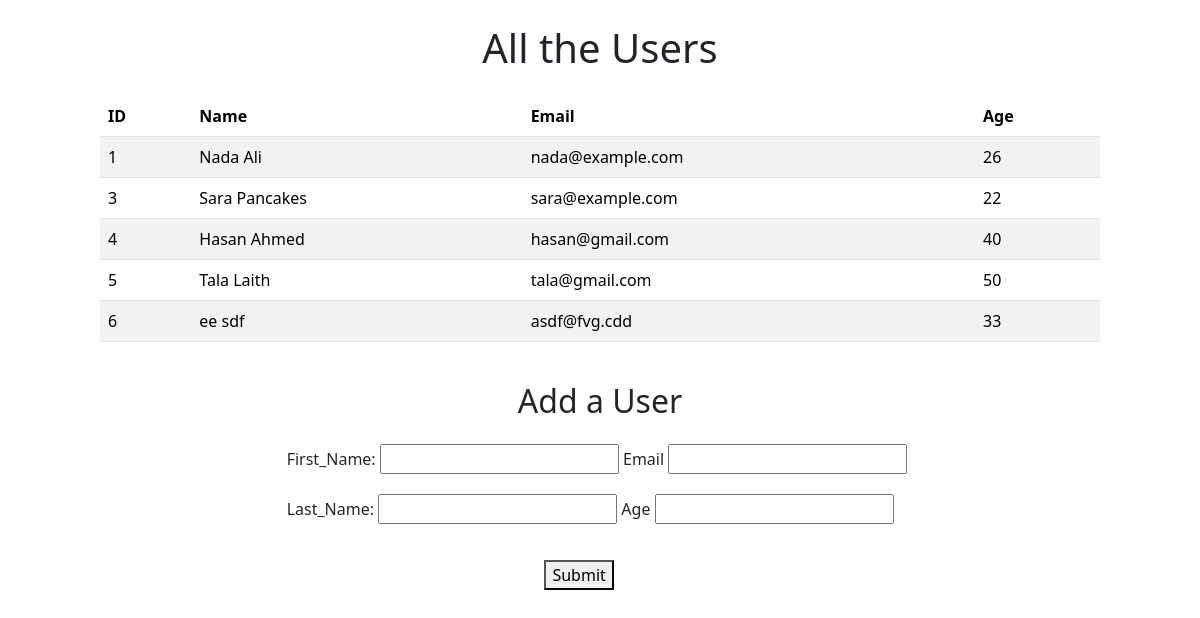
The page / on the database its author committed.
### users_app/models.py (models this page shows, shortened)
class User(models.Model):
    first_name = models.CharField(max_length=255)
    last_name= models.CharField(max_length=255)
    email= models.CharField(max_length=255)
    age= models.IntegerField()

### users_app/views.py (the view, shortened to what this page needs)
# urls.py: path('', views.index),
def index(request):
    data= {
        'users':User.objects.all()
    }
    return render(request,'index.html',data )

### users_app/templates/index.html (shortened to what this page needs)
<!DOCTYPE html>
<html lang="en">
  <head>
      <link href="https://cdn.jsdelivr.net/npm/bootstrap@5.3.3/dist/css/bootstrap.min.css" rel="stylesheet">
           {% load static %}
      <link rel="stylesheet" href="{% static 'css/style.css' %}">
  </head>
  <body>
    <div class="col-10 offset-1 mt-4" >
    <h1 class="text-center mb-4">All the Users</h1>
    <table class="table table-striped col-6">
      <thead >
        <tr>
            <th>ID</th>
            <th>Name</th>
            <th>Email</th>
            <th>Age</th>
        </tr>
         </thead>
         <tbody>
         </div>
         <div class='col-7 offset-3'>
        {%for user in users%}
          <tr>
            <td>{{user.id}}</td>
            <td>{{user.first_name}} {{user.last_name}} </td>
            <td>{{user.email}}</td>
            <td>{{user.age}}</td>
          </tr>
          {%endfor%}
    <br>
    <h2 class="text-center mb-4 ">Add a User</h2>
    <form method='POST' class='col-10 offset-2'>
          <div class='rows ' >
        <div class="cols">
      <lable class=>First_Name:</lable>
      <input type="text"name='f_name'>
            <lable>Email</lable>
      <input type="text" name='email'>
        </div>
    <div class="cols">
      <lable>Last_Name:</lable>
      <input type="text" name='l_name' >
            <lable>Age</lable>
      <input type="text" name='age'>
         </div>
  <div>
      <button type='submit' class='offset-4 mt-3 mb-3'>Submit</button>
    </form>
  </div>
  </body>
</html>

### users_app/static/css/style.css (style rules this page uses)
.cols { margin: 20px; }

### rows shown on the page
User: id "1", first_name "Nada", last_name "Ali", email "nada@example.com", age "26"
User: id "3", first_name "Sara", last_name "Pancakes", email "sara@example.com", age "22"
User: id "4", first_name "Hasan", last_name "Ahmed", email "hasan@gmail.com", age "40"
User: id "5", first_name "Tala", last_name "Laith", email "tala@gmail.com", age "50"
User: id "6", first_name "ee", last_name "sdf", email "asdf@fvg.cdd", age "33"
